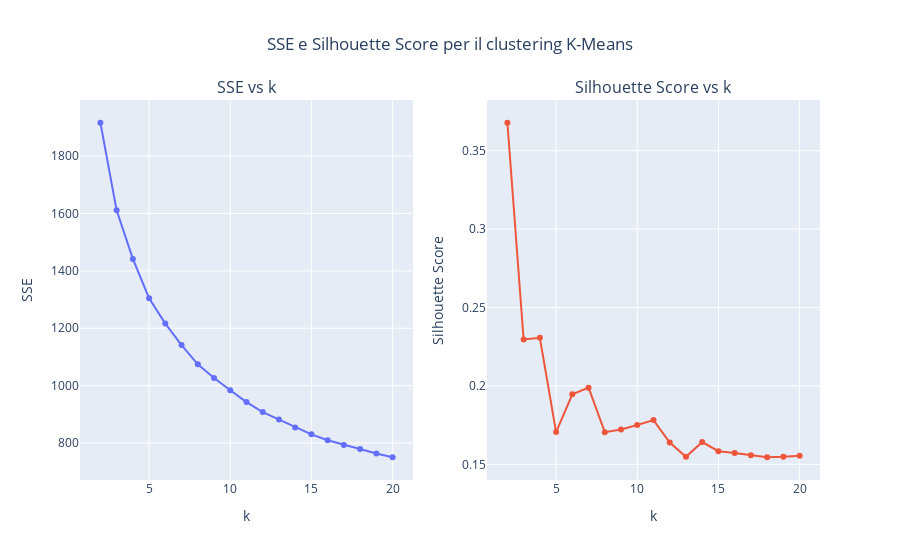

Notebook code cell kept with this figure:
### Code cell
# Crea la figura con due sottotrame (subplots)
fig = make_subplots(rows=1, cols=2, subplot_titles=("SSE vs k", "Silhouette Score vs k"))

# Grafico SSE vs k
fig.add_trace(
    go.Scatter(x = [x + 2 for x in range(len(sse_list))], y=sse_list, mode='lines+markers', name="SSE"),
    row=1, col=1
)
fig.update_xaxes(title_text="k", row=1, col=1)
fig.update_yaxes(title_text="SSE", row=1, col=1)

# Grafico Silhouette Score vs k
fig.add_trace(
    go.Scatter(x = [x + 2 for x in range(len(sil_list))], y=sil_list, mode='lines+markers', name="Silhouette"),
    row=1, col=2
)
fig.update_xaxes(title_text="k", row=1, col=2)
fig.update_yaxes(title_text="Silhouette Score", row=1, col=2)

# Layout generale della figura
fig.update_layout(title_text="SSE e Silhouette Score per il clustering K-Means",
                  showlegend=False, title_x=0.5)

# Mostra il grafico
fig.show()

# Mostra il valore dell'SSE per k=6
# print(sse_list[4]) # Corrisponde a k = 6, dato che la lista parte da 0

### Figure 1 — Plotly figure (JSON) as saved in the notebook; plotly's stock layout.template omitted (floating-point values rounded to 4 significant figures)
{"data": [{"mode": "lines+markers", "name": "SSE", "type": "scatter", "x": [2, 3, 4, 5, 6, 7, 8, 9, 10, 11, 12, 13, 14, 15, 16, 17, 18, 19, 20], "xaxis": "x", "y": [1916.0, 1611.0, 1442.0, 1305.0, 1216.0, 1141.0, 1074.0, 1027.0, 984.0, 942.7, 907.8, 882.5, 854.3, 830.4, 809.9, 793.6, 778.9, 763.7, 750.6], "yaxis": "y"}, {"mode": "lines+markers", "name": "Silhouette", "type": "scatter", "x": [2, 3, 4, 5, 6, 7, 8, 9, 10, 11, 12, 13, 14, 15, 16, 17, 18, 19, 20], "xaxis": "x2", "y": [0.3678, 0.2296, 0.2307, 0.1706, 0.1946, 0.1989, 0.1705, 0.1722, 0.1751, 0.1782, 0.1639, 0.1548, 0.1642, 0.1584, 0.1573, 0.1559, 0.1545, 0.1548, 0.1555], "yaxis": "y2"}], "layout": {"annotations": [{"font": {"size": 16}, "showarrow": false, "text": "SSE vs k", "x": 0.225, "xanchor": "center", "xref": "paper", "y": 1, "yanchor": "bottom", "yref": "paper"}, {"font": {"size": 16}, "showarrow": false, "text": "Silhouette Score vs k", "x": 0.775, "xanchor": "center", "xref": "paper", "y": 1, "yanchor": "bottom", "yref": "paper"}], "showlegend": false, "title": {"text": "SSE e Silhouette Score per il clustering K-Means", "x": 0.5}, "xaxis": {"anchor": "y", "domain": [0, 0.45], "title": {"text": "k"}}, "xaxis2": {"anchor": "y2", "domain": [0.55, 1], "title": {"text": "k"}}, "yaxis": {"anchor": "x", "domain": [0, 1], "title": {"text": "SSE"}}, "yaxis2": {"anchor": "x2", "domain": [0, 1], "title": {"text": "Silhouette Score"}}}}
